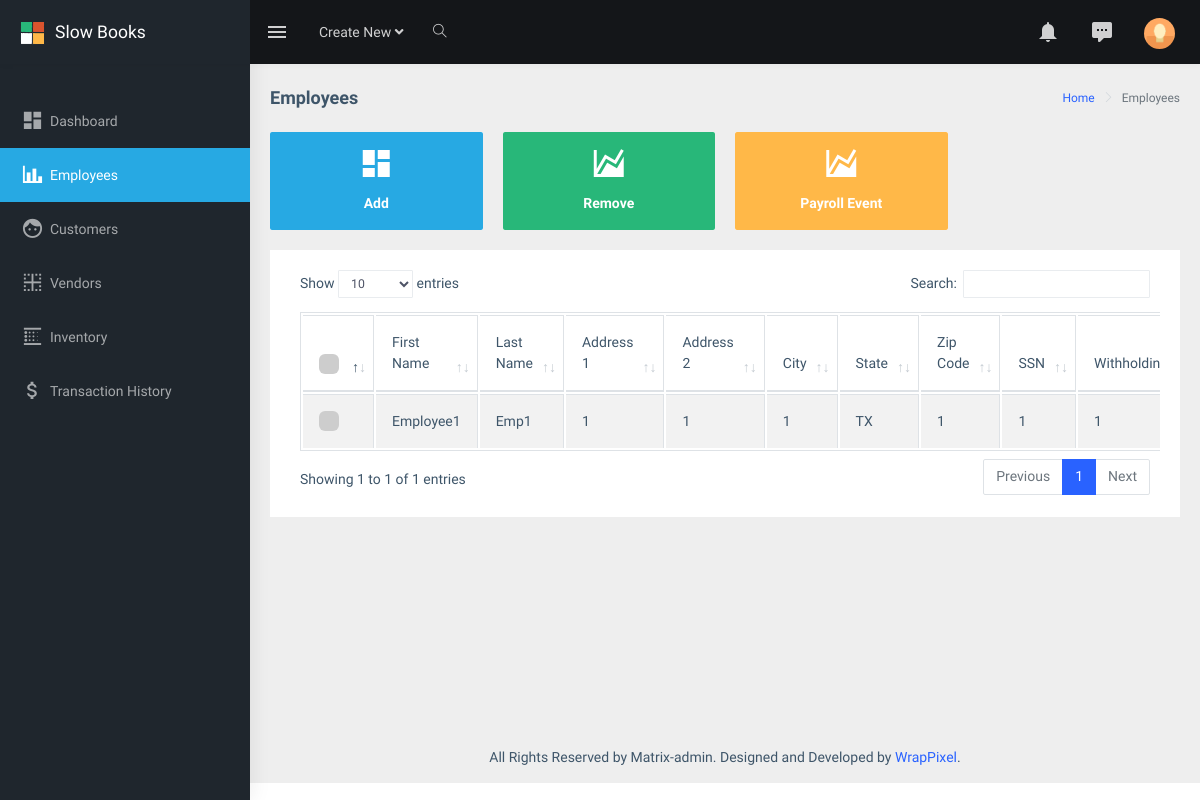
/employees/, run on an earlier commit of the app's database.
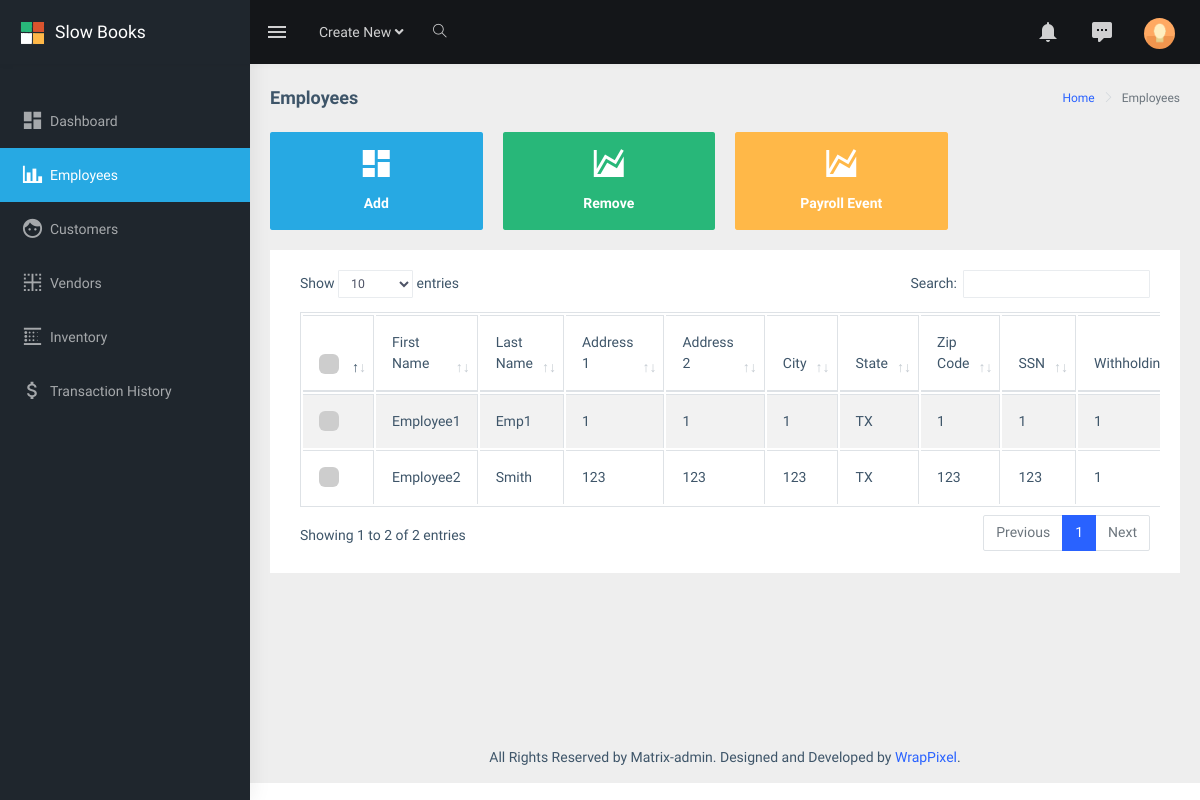
And on a later commit of the database.
### dashboard/models.py (models this page shows, shortened)
class employee(models.Model):
    fname = models.CharField(max_length=25)
    lname = models.CharField(max_length=25)
    add1 = models.CharField(max_length=50)
    add2 = models.CharField(max_length=10, null=True, blank=True)
    city = models.CharField(max_length=20)
    state = models.CharField(max_length=20)
    zipcode = models.IntegerField()
    ssn = models.CharField(primary_key=True,max_length=18)
    withholding = models.IntegerField()
    salary = models.IntegerField()
    employer = models.ForeignKey(User, on_delete=models.CASCADE, null=True, blank=True)

### dashboard/views.py (the view)
# urls.py: path('employees/', views.employees, name="dashboard-employees"),
def employees(request):
    if request.method == 'POST':
        addform = addEmployee(request.POST)
        payform = pay(request.POST)
        if addform.is_valid():
            addform.save()
            fname = addform.cleaned_data.get('fname')
            lname = addform.cleaned_data.get('lname')
            messages.success(request, f'{fname} {lname} added to employees')
        if payform.is_valid():
            payform.save()
    else:
        addform = addEmployee()
        payform = pay()
    context = {
        'form': addform,
        'payform':payform,
        'employees': employee.objects.all().values()
    }
    return render(request, 'dashboard/employees.html', context)

### dashboard/forms.py (shortened to what this page needs)
class pay(forms.Form):
    helper = FormHelper()
    helper.form_show_labels = False
    l_employees = get_choices_list(employee)
    emp_id = forms.ChoiceField(choices=l_employees, widget=forms.Select(attrs={'class': 'form-control'}))

### dashboard/templates/dashboard/employees.html (shortened to what this page needs)
{% extends "dashboard/base.html" %}
{% load static %}
{% load crispy_forms_tags %}
{% block content %}
             <div class="page-breadcrumb">
                <div class="row">
                    <div class="col-12 d-flex no-block align-items-center">
                        <h4 class="page-title">Employees</h4>
                        <div class="ml-auto text-right">
                            <nav aria-label="breadcrumb">
                                <ol class="breadcrumb">
                                    <li class="breadcrumb-item"><a href="#">Home</a></li>
                                    <li class="breadcrumb-item active" aria-current="page">Employees</li>
                                </ol>
                            </nav>
                        </div>
                    </div>
                </div>
            </div>
            <div class="container-fluid">
                <div class="row">
                    <div class="col-md-6 col-lg-3 col-xlg-3">
                        <div class="card card-hover">
                            <div class="box bg-cyan text-center" onclick="showForm('form1')">
                                <h1 class="font-light text-white"><i class="mdi mdi-view-dashboard"></i></h1>
                                <h6 class="text-white">Add</h6>
                            </div>
                        </div>
                    </div>
                    <div class="col-md-6 col-lg-3 col-xlg-3">
                        <div class="card card-hover">
                            <div class="box bg-success text-center" onclick="showForm('form2')">
                                <h1 class="font-light text-white"><i class="mdi mdi-chart-areaspline"></i></h1>
                                <h6 class="text-white">Remove</h6>
                            </div>
                        </div>
                    </div>
                    <div class="col-md-6 col-lg-3 col-xlg-3">
                        <div class="card card-hover">
                            <div class="box bg-warning text-center" onclick="showForm('form3')">
                                <h1 class="font-light text-white"><i class="mdi mdi-chart-areaspline"></i></h1>
                                <h6 class="text-white">Payroll Event</h6>
                            </div>
                        </div>
                    </div>
                </div>
                <div class="row">
                    <div class="col-12">
                        <div class="card">
                            <div class="card-body">
                                <div class="table-responsive">
                                    <table id="zero_config" class="table table-striped table-bordered">
                                        <thead>
                                            <tr>
                                                <th>
                                                    <label class="customcheckbox m-b-20">
                                                    <span class="checkmark"></span>
                                                    </label>
                                                </th>
                                                <th>First Name</th>
                                                <th>Last Name</th>
                                                <th>Address 1</th>
                                                <th>Address 2</th>
                                                <th>City</th>
                                                <th>State</th>
                                                <th>Zip Code</th>
                                                <th>SSN</th>
                                                <th>Withholdings</th>
                                            </tr>
                                        </thead>
                                        <tbody>
                                            {% for employee in employees %}
                                            <tr>
                                                <th>
                                                    <label class="customcheckbox">
                                                        <span class="checkmark"></span>
                                                    </label>
                                                </th>
                                                {% for key,value in employee.items %}
                                                    {% if key != 'id' and key != 'employer_id' %}
                                                        <td>{{ value }}</td>
                                                    {% endif %}
                                                {% endfor %}
                                            </tr>
                                            {% endfor %}
                                        </tbody>
                                    </table>
                                </div>
                            </div>
                        </div>
                    </div>
                </div>
            </div>
{% endblock content %}

### dashboard/templates/dashboard/base.html (shortened to what this page needs)
{% extends "users/base.html" %}
{% load static %}
{% load crispy_forms_tags %}
{% block mainwrapper %}
    <div id="main-wrapper">
        <header class="topbar" data-navbarbg="skin5">
            <nav class="navbar top-navbar navbar-expand-md navbar-dark">
                <div class="navbar-header" data-logobg="skin5">
                    <a class="navbar-brand" href='dashboard/home.html'>
                        <b class="logo-icon p-l-10">
                            <img src="{% static 'dashboard/assets/images/logo-icon.png' %}" alt="homepage" class="light-logo" />
                        </b>
                        <span class="logo-text">
                             <span>Slow Books</span>
                        </span>
                    </a>
                </div>
                <div class="navbar-collapse collapse" id="navbarSupportedContent" data-navbarbg="skin5">
                    <ul class="navbar-nav float-left mr-auto">
                        <li class="nav-item d-none d-md-block"><a class="nav-link sidebartoggler waves-effect waves-light" href="javascript:void(0)" data-sidebartype="mini-sidebar"><i class="mdi mdi-menu font-24"></i></a></li>
                        <li class="nav-item dropdown">
                            <a class="nav-link dropdown-toggle" href="#" id="navbarDropdown" role="button" data-toggle="dropdown" aria-haspopup="true" aria-expanded="false">
                             <span class="d-none d-md-block">Create New <i class="fa fa-angle-down"></i></span>
                            </a>
                        </li>
                        <li class="nav-item search-box"> <a class="nav-link waves-effect waves-dark" href="javascript:void(0)"><i class="ti-search"></i></a>
                        </li>
                    </ul>
                    <ul class="navbar-nav float-right">
                        <li class="nav-item dropdown">
                            <a class="nav-link dropdown-toggle waves-effect waves-dark" href="" data-toggle="dropdown" aria-haspopup="true" aria-expanded="false"> <i class="mdi mdi-bell font-24"></i>
                            </a>
                        </li>
                        <li class="nav-item dropdown">
                            <a class="nav-link dropdown-toggle waves-effect waves-dark" href="" id="2" data-toggle="dropdown" aria-haspopup="true" aria-expanded="false"> <i class="font-24 mdi mdi-comment-processing"></i>
                            </a>
                        </li>
                        <li class="nav-item dropdown">
                            <a class="nav-link dropdown-toggle text-muted waves-effect waves-dark pro-pic" href="" data-toggle="dropdown" aria-haspopup="true" aria-expanded="false"><img src="{% static 'dashboard/assets/images/users/1.jpg' %}" alt="user" class="rounded-circle" width="31"></a>
                        </li>
                    </ul>
                </div>
            </nav>
        </header>
        <aside class="left-sidebar" data-sidebarbg="skin5">
            <div class="scroll-sidebar">
                <nav class="sidebar-nav">
                    <ul id="sidebarnav" class="p-t-30">
                        <li class="sidebar-item"> <a class="sidebar-link waves-effect waves-dark sidebar-link" href="{% url 'dashboard-home' %}" aria-expanded="false"><i class="mdi mdi-view-dashboard"></i><span class="hide-menu">Dashboard</span></a></li>
                        <li class="sidebar-item"> <a class="sidebar-link waves-effect waves-dark sidebar-link" href="{% url 'dashboard-employees' %}" aria-expanded="false"><i class="mdi mdi-chart-bar"></i><span class="hide-menu">Employees</span></a></li>
                        <li class="sidebar-item"> <a class="sidebar-link waves-effect waves-dark sidebar-link" href="{% url 'dashboard-customers' %}" aria-expanded="false"><i class="mdi mdi-face"></i><span class="hide-menu">Customers</span></a></li>
                        <li class="sidebar-item"> <a class="sidebar-link waves-effect waves-dark sidebar-link" href="{% url 'dashboard-vendors' %}" aria-expanded="false"><i class="mdi mdi-border-inside"></i><span class="hide-menu">Vendors</span></a></li>
                        <li class="sidebar-item"> <a class="sidebar-link waves-effect waves-dark sidebar-link" href="{% url 'dashboard-inventory' %}" aria-expanded="false"><i class="mdi mdi-blur-linear"></i><span class="hide-menu">Inventory</span></a></li>
                        <li class="sidebar-item"> <a class="sidebar-link waves-effect waves-dark sidebar-link" href="{% url 'dashboard-transactions' %}" aria-expanded="false"><i class="mdi mdi-currency-usd"></i><span class="hide-menu">Transaction History</span></a></li>
                    </ul>
                </nav>
            </div>
        </aside>
        <div class="page-wrapper">
            {% block content %}{% endblock %}
            <footer class="footer text-center">
                All Rights Reserved by Matrix-admin. Designed and Developed by <a href="https://wrappixel.com">WrapPixel</a>.
            </footer>
        </div>
    </div>
{% endblock mainwrapper%}

### users/templates/users/base.html (shortened to what this page needs)
{% load static %}
<!DOCTYPE html>
<html dir="ltr" lang="en">
<head>
    <link rel="stylesheet" type="text/css" href="{% static 'dashboard/assets/extra-libs/multicheck/multicheck.css' %}">
    <link href="{% static 'dashboard/assets/libs/datatables.net-bs4/css/dataTables.bootstrap4.css' %}" rel="stylesheet">
    <link href="{% static 'dashboard/dist/css/style.min.css' %}" rel="stylesheet">
</head>
<body>
    {% block mainwrapper %}{% endblock mainwrapper%}
</body>
</html>

### dashboard/static/dashboard/assets/extra-libs/multicheck/multicheck.css (style rules this page uses)
.customcheckbox { display: block; position: relative; padding-left: 24px; font-weight: 100; cursor: pointer; font-size: 22px; -webkit-user-select: none; -moz-user-select: none; -ms-user-select: none; user-select: none; }
.checkmark { position: absolute; top: 0; left: 0; height: 20px; width: 20px; background-color: #CDCDCD; border-radius: 6px; }
.checkmark:after { content: ""; position: absolute; display: none; }
.customcheckbox .checkmark:after { left: 8px; top: 4px; width: 5px; height: 10px; border: solid white; border-width: 0 3px 3px 0; -webkit-transform: rotate(45deg); -ms-transform: rotate(45deg); transform: rotate(45deg); }

What changed in the data, as far as the page shows it:
added employee: employee "Employee2" "Smith" "123" "123" "123" "TX" "123" "123" "1"
Also different on the page:
text written by a page script: "Show entries Search: Showing 1 to 1 of 1 entries Previous 1 Next" → "Show entries Search: Showing 1 to 2 of 2 entries Previous 1 Next"
